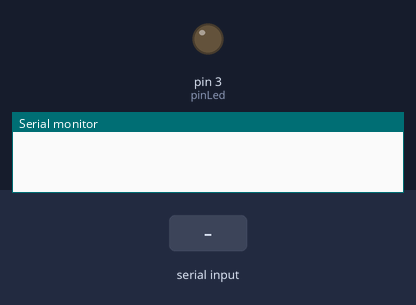
Recording of a sketch running on a simulated Arduino Uno, built with avr-gcc and run on an emulated ATmega328P. Shown: output pins drawn as LEDs (lit = HIGH), the last lines printed to the serial monitor. The test bench sets the inputs (shaded band).

Above: at 1.2 s.
1.3 s: "C" received over Serial
At 2.3 s:
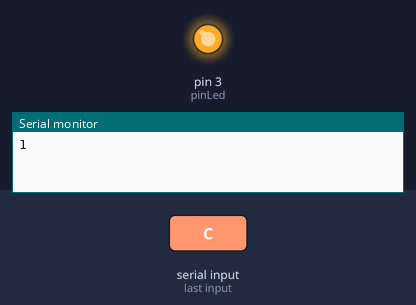
2.8 s: "c" received over Serial
At 3.4 s:
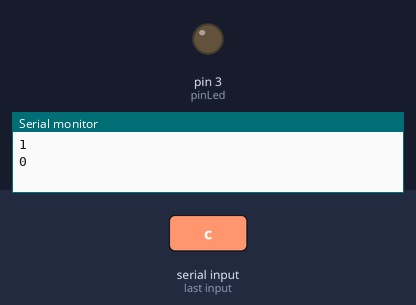
Timing chart, 0 to 5.8 s (numbered marks = the images above; inputs shaded):
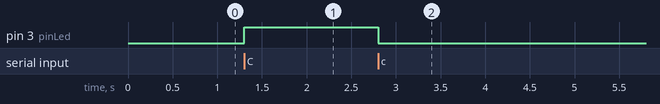

Measured:
- after the input at 1.3 s, pin 3 (pinLed): LOW → HIGH at once
- after the input at 2.8 s, pin 3 (pinLed): HIGH → LOW at once

The sketch:

1ledBluetoothGrupo5.ino
```cpp
int pinLed=3;
int retorno;//variable que se retorna a la app
char caracter;//caracter que voy obteniendo al hacer Serial.read();.

void setup() {
  // initialize digital pin LED_BUILTIN as an output.
  Serial.begin(9600);
  pinMode(pinLed, OUTPUT);
  digitalWrite(pinLed, LOW);

}

void loop() {

  if(Serial.available()>0){//SI HAY ALGO POR LEER
        caracter=Serial.read();

        switch(caracter){
              case 'C':digitalWrite(pinLed,HIGH);//enciendo el led
                      retorno=1;
                       break;
              case 'c':digitalWrite(pinLed,LOW);//apago el led
                      retorno=0;
                       break;


          }//fin switch
          Serial.println(retorno);
    }//fin if


}//fin loop
```
